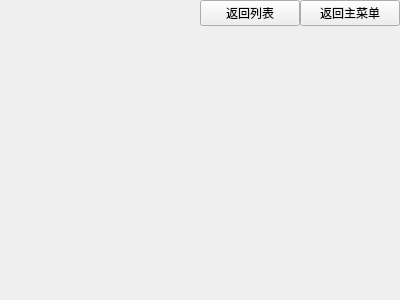
<?xml version="1.0" encoding="UTF-8"?>
<ui version="4.0">
 <class>uiAdminStuMessage</class>
 <widget class="QWidget" name="uiAdminStuMessage">
  <property name="geometry">
   <rect>
    <x>0</x>
    <y>0</y>
    <width>400</width>
    <height>300</height>
   </rect>
  </property>
  <property name="windowTitle">
   <string>Form</string>
  </property>
  <layout class="QVBoxLayout" name="verticalLayout">
   <property name="spacing">
    <number>0</number>
   </property>
   <property name="leftMargin">
    <number>0</number>
   </property>
   <property name="topMargin">
    <number>0</number>
   </property>
   <property name="rightMargin">
    <number>0</number>
   </property>
   <property name="bottomMargin">
    <number>0</number>
   </property>
   <item>
    <layout class="QHBoxLayout" name="horizontalLayout">
     <item>
      <spacer name="horizontalSpacer">
       <property name="orientation">
        <enum>Qt::Orientation::Horizontal</enum>
       </property>
       <property name="sizeHint" stdset="0">
        <size>
         <width>40</width>
         <height>20</height>
        </size>
       </property>
      </spacer>
     </item>
     <item>
      <widget class="QPushButton" name="pushButton_2">
       <property name="minimumSize">
        <size>
         <width>100</width>
         <height>0</height>
        </size>
       </property>
       <property name="text">
        <string>返回列表</string>
       </property>
      </widget>
     </item>
     <item>
      <widget class="QPushButton" name="pushButton">
       <property name="minimumSize">
        <size>
         <width>100</width>
         <height>0</height>
        </size>
       </property>
       <property name="text">
        <string>返回主菜单</string>
       </property>
      </widget>
     </item>
    </layout>
   </item>
   <item>
    <widget class="QStackedWidget" name="sw">
     <property name="currentIndex">
      <number>-1</number>
     </property>
    </widget>
   </item>
  </layout>
 </widget>
 <resources/>
 <connections/>
</ui>
